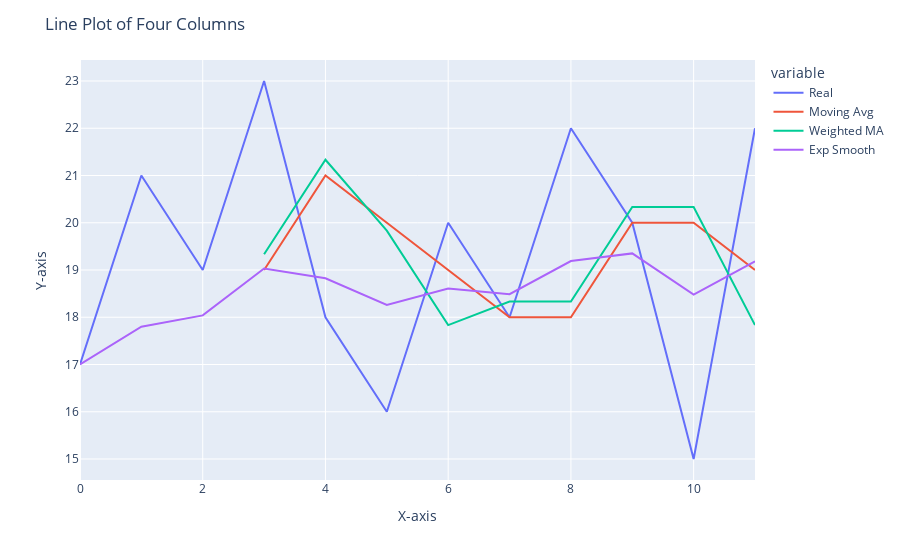

This figure's notebook cell:
### Code cell
import plotly.express as px

fig = px.line(data, x=data.index, y=data.columns, labels={'index': 'X-axis'})

# Customize the layout if needed
fig.update_layout(
    title='Line Plot of Four Columns',
    xaxis_title='X-axis',
    yaxis_title='Y-axis',
)

# Show the plot
fig.show()

### Figure 1 — Plotly figure (JSON) as saved in the notebook; plotly's stock layout.template omitted (floating-point values rounded to 4 significant figures)
{"data": [{"hovertemplate": "variable=Real<br>X-axis=%{x}<br>value=%{y}<extra></extra>", "legendgroup": "Real", "line": {"color": "#636efa", "dash": "solid"}, "marker": {"symbol": "circle"}, "mode": "lines", "name": "Real", "orientation": "v", "showlegend": true, "type": "scatter", "x": [0, 1, 2, 3, 4, 5, 6, 7, 8, 9, 10, 11], "xaxis": "x", "y": [17, 21, 19, 23, 18, 16, 20, 18, 22, 20, 15, 22], "yaxis": "y"}, {"hovertemplate": "variable=Moving Avg<br>X-axis=%{x}<br>value=%{y}<extra></extra>", "legendgroup": "Moving Avg", "line": {"color": "#EF553B", "dash": "solid"}, "marker": {"symbol": "circle"}, "mode": "lines", "name": "Moving Avg", "orientation": "v", "showlegend": true, "type": "scatter", "x": [0, 1, 2, 3, 4, 5, 6, 7, 8, 9, 10, 11], "xaxis": "x", "y": [null, null, null, 19, 21, 20, 19, 18, 18, 20, 20, 19], "yaxis": "y"}, {"hovertemplate": "variable=Weighted MA<br>X-axis=%{x}<br>value=%{y}<extra></extra>", "legendgroup": "Weighted MA", "line": {"color": "#00cc96", "dash": "solid"}, "marker": {"symbol": "circle"}, "mode": "lines", "name": "Weighted MA", "orientation": "v", "showlegend": true, "type": "scatter", "x": [0, 1, 2, 3, 4, 5, 6, 7, 8, 9, 10, 11], "xaxis": "x", "y": [null, null, null, 19.33, 21.33, 19.83, 17.83, 18.33, 18.33, 20.33, 20.33, 17.83], "yaxis": "y"}, {"hovertemplate": "variable=Exp Smooth<br>X-axis=%{x}<br>value=%{y}<extra></extra>", "legendgroup": "Exp Smooth", "line": {"color": "#ab63fa", "dash": "solid"}, "marker": {"symbol": "circle"}, "mode": "lines", "name": "Exp Smooth", "orientation": "v", "showlegend": true, "type": "scatter", "x": [0, 1, 2, 3, 4, 5, 6, 7, 8, 9, 10, 11], "xaxis": "x", "y": [17, 17.8, 18.04, 19.03, 18.83, 18.26, 18.61, 18.49, 19.19, 19.35, 18.48, 19.18], "yaxis": "y"}], "layout": {"legend": {"title": {"text": "variable"}, "tracegroupgap": 0}, "margin": {"t": 60}, "title": {"text": "Line Plot of Four Columns"}, "xaxis": {"anchor": "y", "domain": [0, 1], "title": {"text": "X-axis"}}, "yaxis": {"anchor": "x", "domain": [0, 1], "title": {"text": "Y-axis"}}}}
